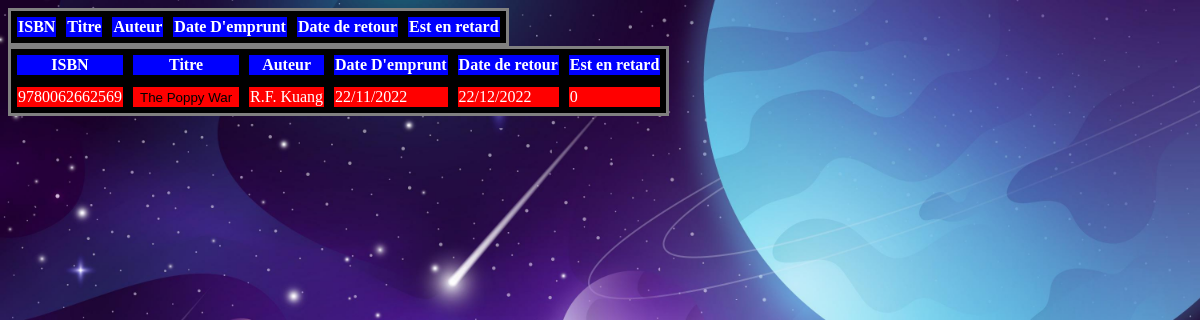
The page /historique (signed in) on the database its author committed.
### tables this page shows
CREATE TABLE Book(
      ISBN int(14),
      name TEXT,
      subject TEXT,
      overview TEXT,
      publisher TEXT,
      publicationDate TEXT,
      lang TEXT,
      authors TEXT,
      PRIMARY KEY (ISBN)
    );

CREATE TABLE `Bookitem`  (
      `barcode` varchar(255) NOT NULL,
      `tag` float NOT NULL,
      `ISBN` int(14) NOT NULL,
      `subject` varchar(255) NOT NULL,
      `title` text NOT NULL,
      `isReferenceOnly` tinyint(1) NOT NULL,
      `lang` varchar(255) NOT NULL,
      `numberOfPages` int(11) NOT NULL,
      `format` varchar(255) NOT NULL,
      `borrowed` date NOT NULL,
      `loanPeriod` int(11) NOT NULL,
      `dueDate` date NOT NULL,
      `isOverdue` tinyint(1) NOT NULL,
      PRIMARY KEY (barcode, tag),
      FOREIGN KEY (ISBN) REFERENCES Book(ISBN),
      FOREIGN KEY (subject) REFERENCES Book(subject)
    );

### main.py (the view)
@app.route("/historique",methods = ["GET","POST"])
def historique():
   heading = ("ISBN", "Titre", "Auteur", "Date D'emprunt", "Date de retour", "Est en retard")
   datas = (test.searchHistorique(session.get("idUser")))
   datasB=[]
   datasR=[]
   borrowed=0
   for data in datas:
      if data == "endBorrowed":
         borrowed=1
         continue
      if borrowed == 1:
         datasR.append(data)
      else:
         datasB.append(data)
   print("data R = ",datasR)
   print(test.searchHistorique(session.get("idUser")))
   return render_template("historique.html",user = session.get("userName"),headings = heading,datasB=datasB,datasR=datasR)

### templates/historique.html (shortened to what this page needs)
<!DOCTYPE html>
<html lang="en">
<head>
    <link rel="stylesheet" href="{{url_for('static',filename='CSS/search.css')}}">
</head>
    <body>
        <table class="searchTable">
            {% for header in headings %}
               <th> {{ header }} </th>
            {% endfor %}
        </table>
        <table class="searchTable">
            {% for header in headings %}
               <th> {{ header }} </th>
            {% endfor %}
            {% for row in datasR %}
                {% for cell in row %}
                    {%if (loop.index == 2)%}
                        <form action="/book" method="post">
                            <td><input type="submit" name="title" value="{{cell}}" class="subbutton"></td>
                        </form>
                    {%else%}
                        <td>{{ cell }}</td>
                    {%endif%}
                {% endfor %}
           {% endfor %}
        </table>
    </body>
</html>

### static/CSS/search.css (style rules this page uses)
body { background-image: url("../Images/Space.jpg"); background-size: cover; color: white; }
.searchTable { border-style: solid; background-color: black; }
.searchTable th { background-color: blue; border: 4px solid #000000; }
.searchTable td { border: 4px solid #000000; background-color: red; }
.subbutton { background-color: rgba(0, 0, 0, 0); border-style: none; }

### rows shown on the page
Bookitem: borrowed "22/11/2022", dueDate "22/12/2022", row "0"
Book: ISBN "9780062662569", title "The Poppy War", authors "R.F. Kuang"

### other values the page prints
{{ header }} "ISBN" "Titre" "Auteur" "Date D'emprunt" "Date de retour" "Est en retard"
